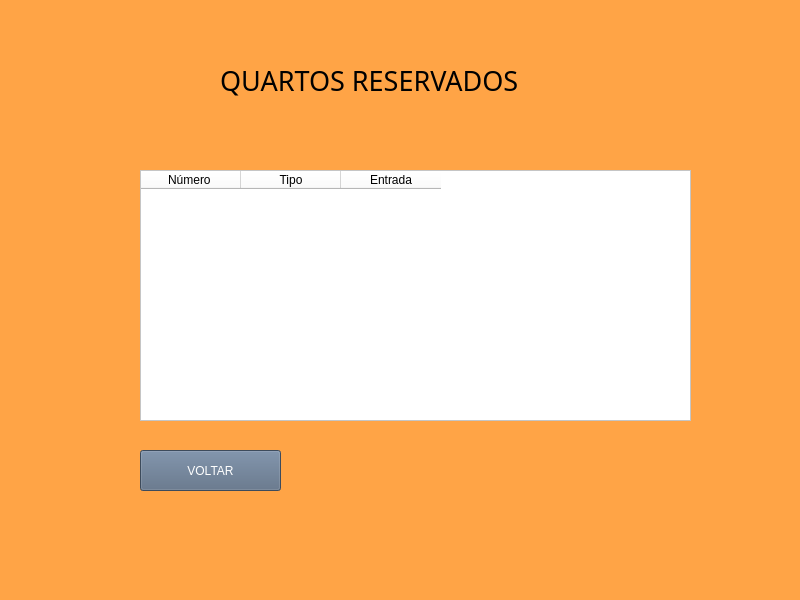
<?xml version="1.0" encoding="UTF-8"?>
<ui version="4.0">
 <class>MainWindow</class>
 <widget class="QMainWindow" name="MainWindow">
  <property name="geometry">
   <rect>
    <x>0</x>
    <y>0</y>
    <width>800</width>
    <height>600</height>
   </rect>
  </property>
  <property name="font">
   <font>
    <pointsize>13</pointsize>
   </font>
  </property>
  <property name="windowTitle">
   <string>MainWindow</string>
  </property>
  <property name="styleSheet">
   <string notr="true">background-color: rgb(255, 164, 70);</string>
  </property>
  <widget class="QWidget" name="centralwidget">
   <widget class="QLabel" name="label">
    <property name="geometry">
     <rect>
      <x>220</x>
      <y>60</y>
      <width>401</width>
      <height>41</height>
     </rect>
    </property>
    <property name="font">
     <font>
      <family>MV Boli</family>
      <pointsize>20</pointsize>
      <weight>50</weight>
      <italic>false</italic>
      <bold>false</bold>
     </font>
    </property>
    <property name="styleSheet">
     <string notr="true">font: 20pt &quot;MV Boli&quot;;
</string>
    </property>
    <property name="text">
     <string>QUARTOS RESERVADOS</string>
    </property>
   </widget>
   <widget class="QPushButton" name="pushButton">
    <property name="geometry">
     <rect>
      <x>140</x>
      <y>450</y>
      <width>141</width>
      <height>41</height>
     </rect>
    </property>
    <property name="styleSheet">
     <string notr="true">background-color: rgb(86, 105, 129);
font: 10pt &quot;MS Shell Dlg 2&quot;;
color: rgb(255, 255, 255);</string>
    </property>
    <property name="text">
     <string>VOLTAR</string>
    </property>
   </widget>
   <widget class="QTableWidget" name="tableWidget">
    <property name="geometry">
     <rect>
      <x>140</x>
      <y>170</y>
      <width>551</width>
      <height>251</height>
     </rect>
    </property>
    <property name="styleSheet">
     <string notr="true">background-color: rgb(255, 255, 255);</string>
    </property>
    <column>
     <property name="text">
      <string>Número </string>
     </property>
    </column>
    <column>
     <property name="text">
      <string>Tipo</string>
     </property>
    </column>
    <column>
     <property name="text">
      <string>Entrada</string>
     </property>
    </column>
   </widget>
  </widget>
  <widget class="QMenuBar" name="menubar">
   <property name="geometry">
    <rect>
     <x>0</x>
     <y>0</y>
     <width>800</width>
     <height>26</height>
    </rect>
   </property>
  </widget>
  <widget class="QStatusBar" name="statusbar"/>
 </widget>
 <resources/>
 <connections/>
</ui>
